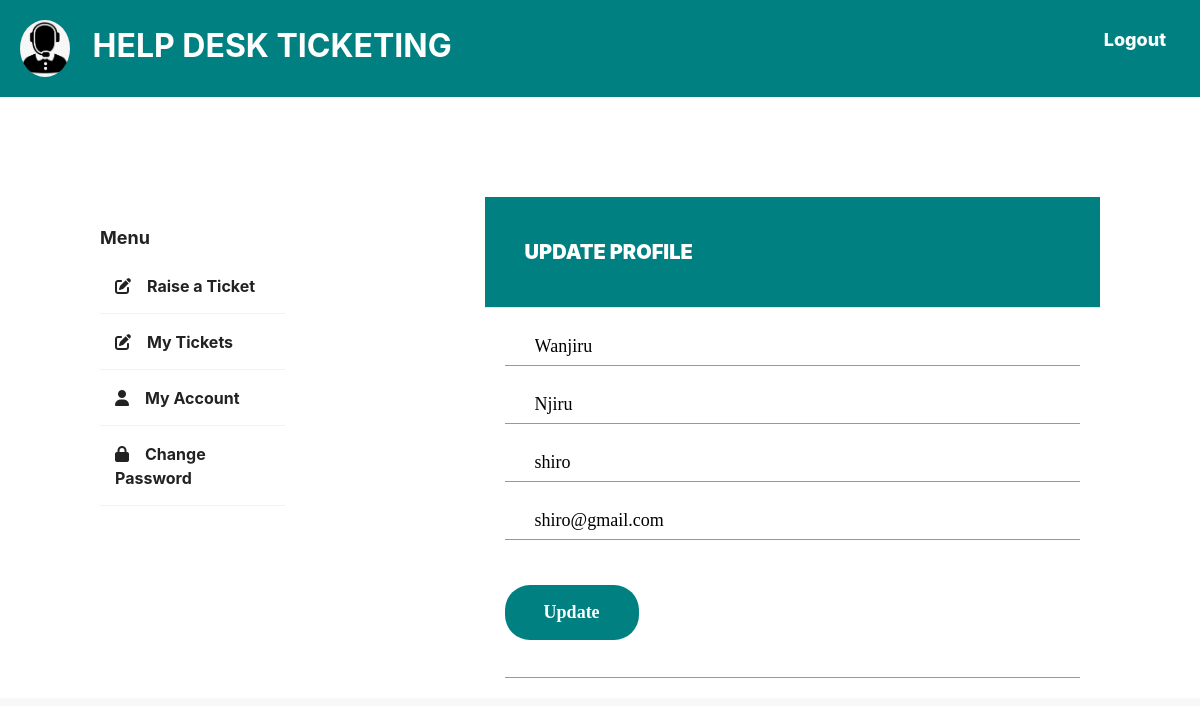
The app's page /helpdesk/update-profile/ (signed in) with its own data.
### base/models.py (models this page shows)
class Users(AbstractUser):
    class Role(models.TextChoices):
        ADMIN = "ADMIN", "Admin"
        STUDENT = "STUDENT", "Student"
        OFFICER = "OFFICER", "Officer"
    role = models.CharField(
        max_length=50, choices=Role.choices, default='STUDENT')
    tracker = FieldTracker()

### base/views.py (the view)
# urls.py: path('update-profile/', login_required(views.edit_profile), name='update-profile'),
def edit_profile(request):
    if request.method == 'POST':
        form = EditProfile(request.POST, instance=request.user)
        if form.is_valid:
            form.save()
            messages.info(
                request, 'Your profile was updated successfully!')
            return redirect('my-account')
    else:
        form = EditProfile(instance=request.user)
        args = {
            'form': form,
        }
        return render(request, 'student/updateprofile.html', args)

### base/forms.py
class EditProfile(UserChangeForm):
    email = forms.EmailField(
        max_length=100,
        required=True,
        help_text='Enter Email Address',
        widget=forms.TextInput(
            attrs={'class': 'form-group', 'placeholder': 'Your Email'}),
    )
    first_name = forms.CharField(
        max_length=100,
        required=True,
        help_text='Enter First Name',
        widget=forms.TextInput(
            attrs={'class': 'form-group', 'placeholder': 'First Name'}),
    )
    last_name = forms.CharField(
        max_length=100,
        required=True,
        help_text='Enter Last Name',
        widget=forms.TextInput(
            attrs={'class': 'form-group', 'placeholder': 'Last Name'}),
    )
    username = forms.CharField(
        max_length=200,
        required=True,
        help_text='Enter Username',
        widget=forms.TextInput(
            attrs={'class': 'form-group', 'placeholder': 'Username'}),
    )
    class Meta():
        model = Users
        fields = [
            'username', 'email', 'first_name', 'last_name']
        exclude = ('password',)

### templates/student/updateprofile.html (shortened to what this page needs)
{% extends 'portal.html'%}
{% load static%}
{% block content %}
<div class="wrapper">
    <div class="sidebar">
        <h4>Menu</h4>
        <ul>
            <li><a href="{% url 'raise-ticket'%}"><i class="fa-solid fa-pen-to-square"></i>Raise a Ticket</a></li>
            <li><a href="{% url 'my-tickets' request.user.username %}"><i class="fa-solid fa-pen-to-square"></i>My Tickets</a></li>
            <li><a href="{% url 'my-account'%}"><i class="fa-solid fa-user"></i>My Account</a></li>
            <li><a href="{% url 'change-password'%}"><i class="fa-solid fa-lock"></i>Change Password</a></li>
        </ul>
    </div>
    <div class="main_content">
        <div class="header">UPDATE PROFILE</div>
        <form method="POST" class="register-form" id="change_password" action="">
            <div class="info">
                <div class="form-group">
                    <label for="First name"></label>
                    {{form.first_name}}
                </div>
                <div class="form-group">
                    <label for="Last name"></label>
                    {{form.last_name}}
                </div>
                <div class="form-group">
                    <label for="Username"></label>
                    {{form.username}}
                </div>
                <div class="form-group">
                    <label for="email"></label>
                    {{form.email}}
                </div>
                <div class="form-group form-button">
                    <input type="submit" name="update-profile" id="update-profile" class="form-submit"
                        value="Update" ><input>
                </div>
            </div>
        </form>
    </div>
    {% endblock content %}

### static/style.css (style rules this page uses)
* { margin: 0; padding: 0; box-sizing: border-box; }
html { font-family: Poppins; font-size: 18px; line-height: 1.8; color: #222; background: #f8f8f8; font-weight: 400; font-family: Poppins; }
a { text-decoration: none; }
input, select, textarea { outline: none; appearance: unset !important; -moz-appearance: unset !important; -webkit-appearance: unset !important; -o-appearance: unset !important; -ms-appearance: unset !important; }
.form-submit { font-weight: 600; display: inline-block; background: teal; color: #fff; border-bottom: none; width: auto; padding: 15px 39px; border-radius: 25px; -moz-border-radius: 25px; -webkit-border-radius: 25px; -o-border-radius: 25px; -ms-border-radius: 25px; margin-top: 25px; cursor: pointer; }
.register-form { width: 100%; }
.form-group { position: relative; margin-bottom: 25px; overflow: hidden; font-family: Poppins; }
.form-group:last-child { margin-bottom: 0px; }
input { width: 100%; display: block; border: none; border-bottom: 1px solid #999; padding: 6px 30px; font-family: Poppins; box-sizing: border-box; }
label { position: absolute; left: 0; top: 50%; transform: translateY(-50%); -moz-transform: translateY(-50%); -webkit-transform: translateY(-50%); -o-transform: translateY(-50%); -ms-transform: translateY(-50%); color: #222; }
.wrapper { display: flex; position: relative; margin: 100px; }
.wrapper .sidebar { width: 300px; height: 100%; background: #fff; padding: 30px 0px; position: sticky; }
.wrapper .sidebar h4 { color: #222; text-align: left; font-size: 18px; font-weight: 700; }
.wrapper .sidebar ul li { padding: 15px; border-bottom: 1px solid #fff; border-bottom: 1px solid rgba(0, 0, 0, 0.05); border-top: 1px solid rgba(255, 255, 255, 0.05); list-style: none; transition: .4s; }
.wrapper .sidebar ul li a { color: #222; display: block; font-size: 16px; font-weight: 700; }
.sidebar ul a i { margin-right: 16px; }
.wrapper .main_content { width: 100%; margin-left: 200px; }
.wrapper .main_content .header { padding: 40px; background: teal; color: #fff; border-bottom: 1px solid #e0e4e8; border-top: 30px; font-weight: 1000; width: 100%; font-size: 20px; }
.wrapper .main_content .info { margin: 20px; color: #717171; line-height: 25px; }
.wrapper .main_content .info div { margin-bottom: 20px; }

### records on screen
Users: first_name "Wanjiru", last_name "Njiru", username "shiro", email "shiro@gmail.com"
